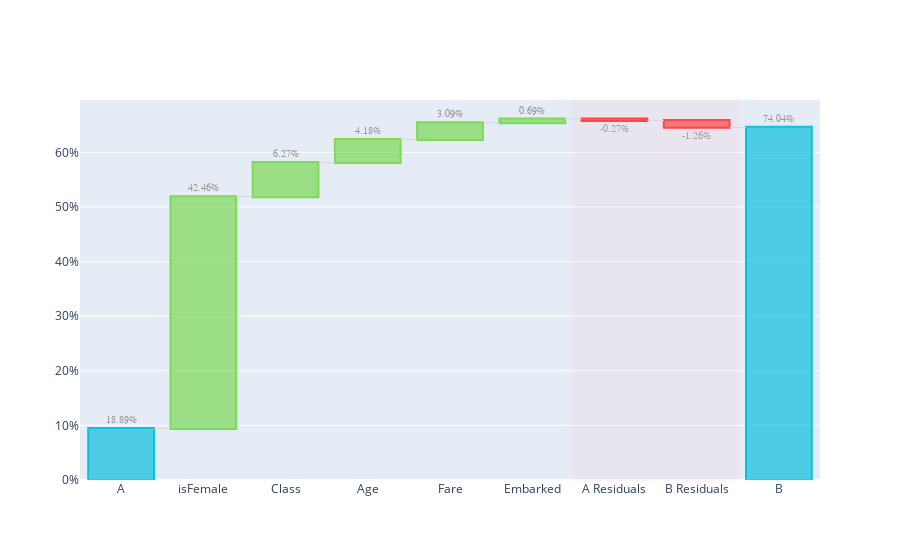

Write notebook code for a chart like this one.
### Code cell
def generate_waterfall(df):
    red = '255, 49, 49'
    green = '126, 217, 87'
    fig  = go.Figure()
    fig.add_trace(go.Waterfall(
        width= [0.8] * len(df),
                x = df['features'], 
                y = df['no_yaxis'],
                measure = df['measure'],
                base = 0,
                cliponaxis= False,
                textfont=dict(
                    family="verdana, arial, sans-serif",
                    size=10,
                    color="rgb(148, 144, 144)"
                ),
                text =  df['contribution'].apply(lambda x: '{0:1.2f}%'.format(x)),
                textposition = 'outside',
                decreasing = {"marker":{"color":f"rgba({red}, 0.7)",  "line":{"color":f"rgba({red}, 1)","width":2}}},
                increasing = {"marker":{"color":f"rgba({green}, 0.7)","line":{"color":f"rgba({green}, 1)", "width":2}}},
                totals     = {"marker":{"color":"rgba(12, 192, 223, 0.7)", "line":{"color":"rgba(12, 192, 223, 1)", "width":2}}},
                connector = {"line":{"color":"rgba(217, 217, 217, 1)", "width":1}},
                ))

    
    end = 0.5 + len(df) -2
    start = 0.5 + len(df) -4
    # fig.update_yaxes(visible=ax_visibale)
    fig.add_vrect(x0=start, x1=end, fillcolor="pink", opacity=0.15 , line_color="pink")
    fig.update_annotations(font=dict( size=14, color="rgb(148, 144, 144)"))
    fig.update_yaxes(ticksuffix = "%")
    return fig
generate_waterfall(d)

### Figure 1 — Plotly figure (JSON) as saved in the notebook; plotly's stock layout.template omitted (floating-point values rounded to 4 significant figures)
{"data": [{"base": 0, "cliponaxis": false, "connector": {"line": {"color": "rgba(217, 217, 217, 1)", "width": 1}}, "decreasing": {"marker": {"color": "rgba(255, 49, 49, 0.7)", "line": {"color": "rgba(255, 49, 49, 1)", "width": 2}}}, "increasing": {"marker": {"color": "rgba(126, 217, 87, 0.7)", "line": {"color": "rgba(126, 217, 87, 1)", "width": 2}}}, "measure": ["absolute", "relative", "relative", "relative", "relative", "relative", "relative", "relative", "total"], "text": ["18.89%", "42.46%", "6.27%", "4.18%", "3.09%", "0.69%", "-0.27%", "-1.26%", "74.04%"], "textfont": {"color": "rgb(148, 144, 144)", "family": "verdana, arial, sans-serif", "size": 10}, "textposition": "outside", "totals": {"marker": {"color": "rgba(12, 192, 223, 0.7)", "line": {"color": "rgba(12, 192, 223, 1)", "width": 2}}}, "type": "waterfall", "width": [0.8, 0.8, 0.8, 0.8, 0.8, 0.8, 0.8, 0.8, 0.8], "x": ["A", "isFemale", "Class", "Age", "Fare", "Embarked", "A Residuals", "B Residuals", "B"], "y": [9.445, 42.46, 6.266, 4.183, 3.087, 0.6851, -0.2747, -1.256, 37.02]}], "layout": {"autosize": true, "shapes": [{"fillcolor": "pink", "line": {"color": "pink"}, "opacity": 0.15, "type": "rect", "x0": 5.5, "x1": 7.5, "xref": "x", "y0": 0, "y1": 1, "yref": "y domain"}], "xaxis": {"autorange": true, "range": [-0.5, 8.5], "type": "category"}, "yaxis": {"autorange": true, "range": [0, 69.6], "ticksuffix": "%", "type": "linear"}}}
